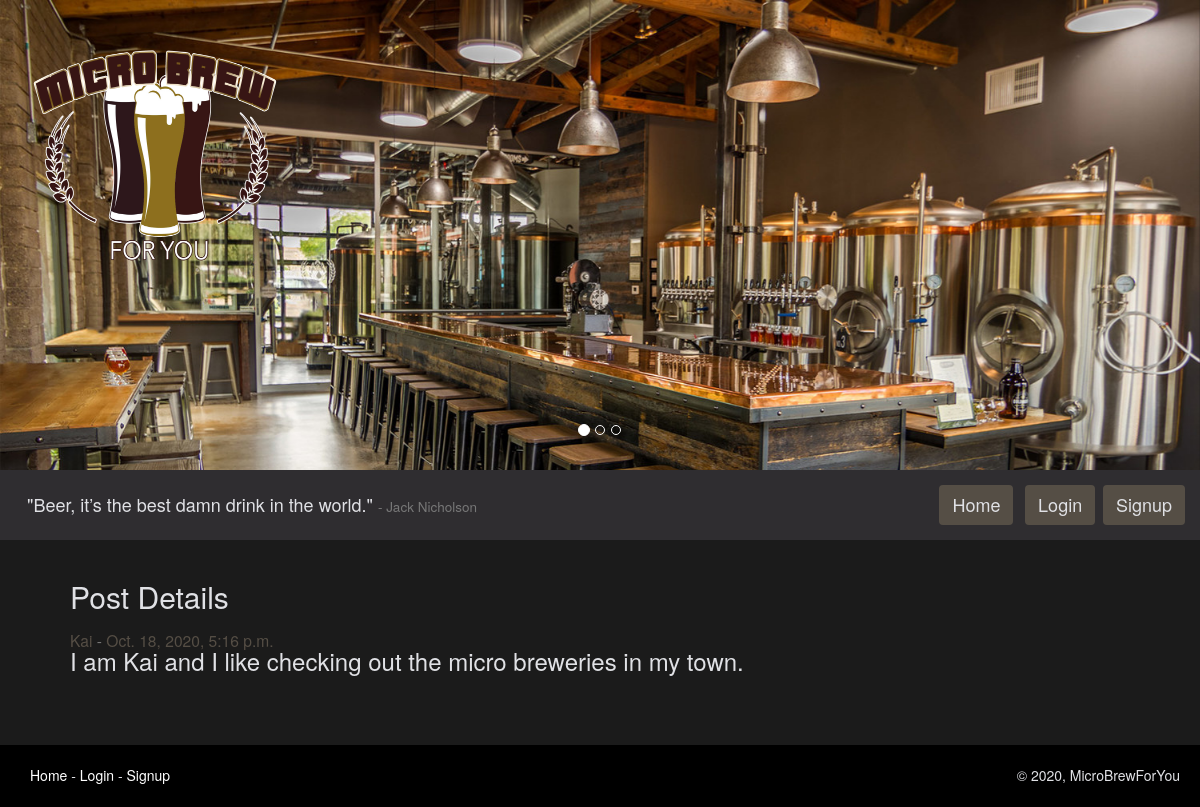
Screenshot of /post/7/ with the database file from the repository.
### microbrewforyou_app/models.py (models this page shows, shortened)
class Posts(models.Model):
    author = models.ForeignKey(
        CustomUser, on_delete=models.CASCADE, related_name='author')
    body = models.TextField(max_length=280)
    postTime = models.DateTimeField(default=timezone.now)
    lastUpdated = models.DateField(auto_now=True)

class CustomUser(AbstractUser):
    bio = models.CharField(max_length=280, default='')
    user_image = models.ImageField(
        upload_to='images/', blank=True)
    users_following = models.ManyToManyField(
        "self", symmetrical=False, related_name='CustomUser')
    fav_breweries = models.ManyToManyField(
        "Breweries", symmetrical=False,
        related_name='fav_breweries', blank=True)
    fav_brewtypes = models.ManyToManyField(
        "BrewTypes", symmetrical=False,
        related_name='fav_brewtypes', blank=True)
    address = models.CharField(max_length=280)
    city = models.CharField(max_length=50)
    state = models.CharField(max_length=50)
    user_since = models.DateTimeField(default=timezone.now)
    REQUIRED_FIELDS = ['first_name', 'bio', 'address', 'city', 'state']
    def __str__(self):
        return self.username

### microbrewforyou_app/views.py (the view)
# urls.py: path('post/<int:post_id>/', post_detail_view, name="postview"),
def post_detail_view(request, post_id):
    my_post = Posts.objects.filter(id=post_id).first()
    words_quote = "Beer, it’s the best damn drink in the world."
    words_author = "Jack Nicholson"
    return render(
        request, "post_detail.html",
        {"post": my_post,
         'words_author': words_author, "words_quote": words_quote}
    )

### templates/post_detail.html (shortened to what this page needs)
{% extends 'base.html' %} {% block content %}
<br />
{% if not post %}
<h1>The post you are looking for does not exist here.</h1>
{% else %}
<h2>Post Details</h2>
<h3>
  <span class="small"
    ><a class="custom_link" href="/user/{{ post.author.id }}/"
      >{{ post.author}}</a
    >
    -
    <a class="custom_link" href="/post/{{ post.id }}/"
      >{{post.postTime}}</a
    ></span
  ><br />
  {{ post.body }}
</h3>
<br />
 {% endif %} <br /><br />{% endblock %}

### static/css/main.css (style rules this page uses)
body#custom_body { background-color: #1b1b1b; color: #e0e1e5; }
a.custom_link { color: #554e45; }

### rows the page displays
Posts: author "Kai", postTime "Oct. 18, 2020, 5:16 p.m.", body "I am Kai and I like checking out the micro breweries in my town."

### other values shown
{{ words_quote }} "Beer, it’s the best damn drink in the world."
{{ words_author }} "Jack Nicholson"
